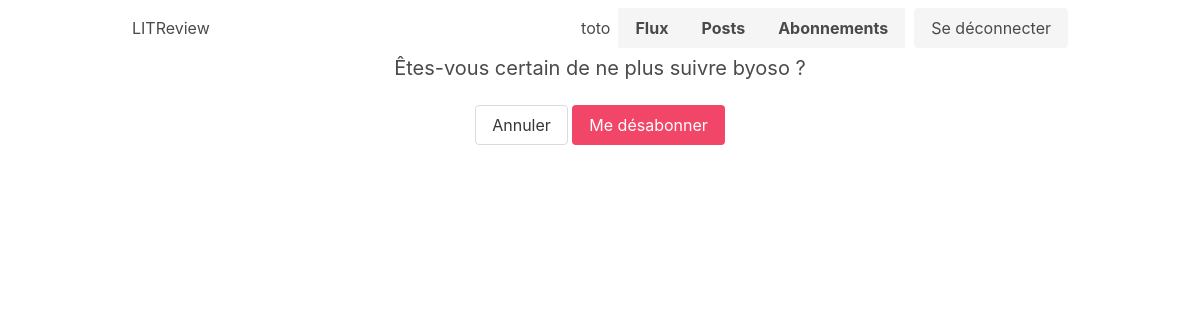
The app's page /blog/unfollow/2/ (signed in), older data.
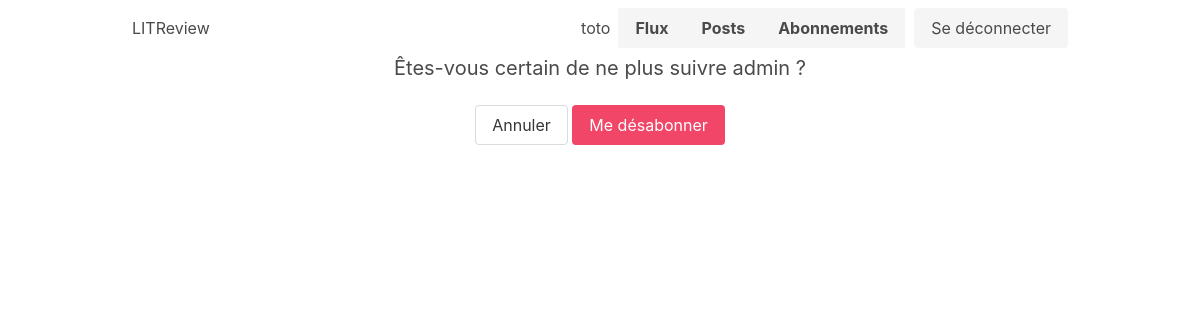
The same page, newer data.
### authentication/models.py (models this page shows, shortened)
class User(AbstractUser):
    def get_reviews(self):
        """Get all the reviews from the user"""
        reviews = Review.objects.filter(user=self)
        return reviews

### blog/views.py (the view, shortened to what this page needs)
# urls.py: path('unfollow/<int:id>/', views.unfollow, name='unfollow'),
@login_required
def unfollow(request, id):
    unfollow = get_object_or_404(get_user_model(), id=id)
    context = {
        "unfollow": unfollow,
    }
    return render(request, 'blog/unfollow.html', context)

### blog/templates/blog/unfollow.html (shortened to what this page needs)
{% extends '_base.html' %}
{% block content %}
<div class="has-text-centered mt-50">
    <section classs="">
        <h1 class="subtitle">Êtes-vous certain de ne plus suivre {{unfollow.username}} ?</h1>
        <form action="" method="post">
            <a href="{% url 'subscriptions' %}" class="button">Annuler</a>
            <button class="button is-danger">Me désabonner</button>
        </form>
    </section>
</div>
{% endblock content %}

Row changes from the older to the newer data that the page shows:
changed User: username "byoso" → "admin"
